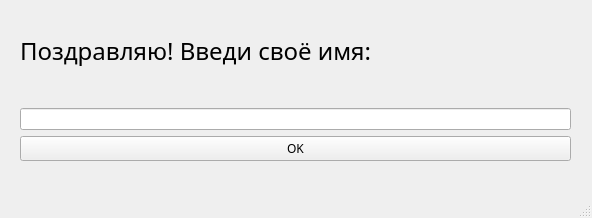
<?xml version="1.0" encoding="UTF-8"?>
<ui version="4.0">
 <class>MainWindow</class>
 <widget class="QMainWindow" name="MainWindow">
  <property name="geometry">
   <rect>
    <x>0</x>
    <y>0</y>
    <width>592</width>
    <height>218</height>
   </rect>
  </property>
  <property name="windowTitle">
   <string>MainWindow</string>
  </property>
  <widget class="QWidget" name="centralwidget">
   <widget class="QWidget" name="verticalLayoutWidget">
    <property name="geometry">
     <rect>
      <x>20</x>
      <y>0</y>
      <width>551</width>
      <height>161</height>
     </rect>
    </property>
    <layout class="QVBoxLayout" name="verticalLayout">
     <item>
      <widget class="QLabel" name="label">
       <property name="font">
        <font>
         <family>Pixel Digivolve Cyrillic</family>
         <pointsize>18</pointsize>
        </font>
       </property>
       <property name="text">
        <string>Поздравляю! Введи своё имя:</string>
       </property>
      </widget>
     </item>
     <item>
      <widget class="QLineEdit" name="lineEdit"/>
     </item>
     <item>
      <widget class="QPushButton" name="pushButton">
       <property name="font">
        <font>
         <family>Pixel Digivolve Cyrillic</family>
        </font>
       </property>
       <property name="text">
        <string>OK</string>
       </property>
      </widget>
     </item>
    </layout>
   </widget>
  </widget>
  <widget class="QMenuBar" name="menubar">
   <property name="geometry">
    <rect>
     <x>0</x>
     <y>0</y>
     <width>592</width>
     <height>26</height>
    </rect>
   </property>
  </widget>
  <widget class="QStatusBar" name="statusbar"/>
 </widget>
 <resources/>
 <connections/>
</ui>
